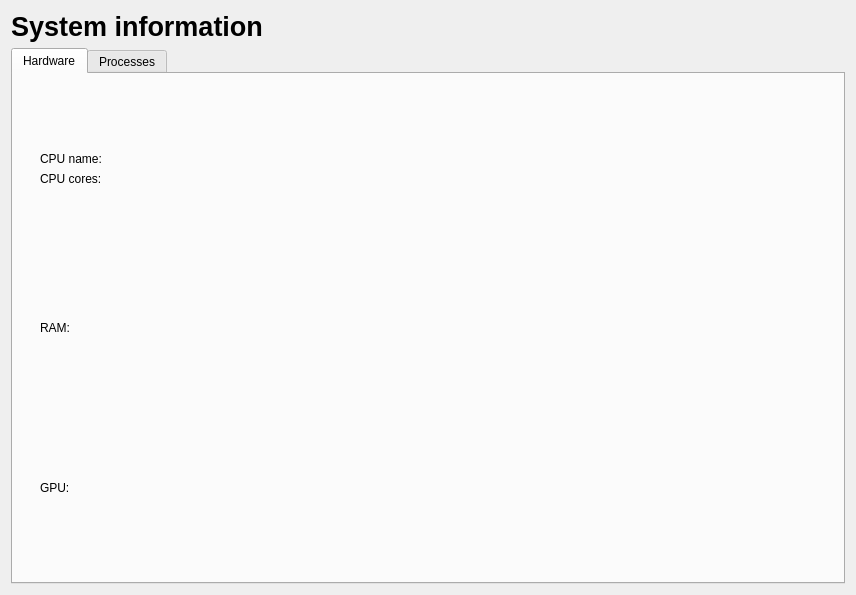
<?xml version="1.0" encoding="UTF-8"?>
<ui version="4.0">
 <class>SysInfo</class>
 <widget class="QWidget" name="SysInfo">
  <property name="geometry">
   <rect>
    <x>0</x>
    <y>0</y>
    <width>856</width>
    <height>595</height>
   </rect>
  </property>
  <property name="windowTitle">
   <string>Form</string>
  </property>
  <layout class="QVBoxLayout" name="verticalLayout">
   <item>
    <widget class="QLabel" name="title">
     <property name="minimumSize">
      <size>
       <width>0</width>
       <height>0</height>
      </size>
     </property>
     <property name="maximumSize">
      <size>
       <width>16777215</width>
       <height>50</height>
      </size>
     </property>
     <property name="font">
      <font>
       <pointsize>20</pointsize>
       <bold>true</bold>
      </font>
     </property>
     <property name="text">
      <string>System information</string>
     </property>
    </widget>
   </item>
   <item>
    <widget class="QTabWidget" name="content">
     <property name="currentIndex">
      <number>0</number>
     </property>
     <widget class="QWidget" name="hardware">
      <attribute name="title">
       <string>Hardware</string>
      </attribute>
      <layout class="QHBoxLayout" name="horizontalLayout">
       <item>
        <widget class="QWidget" name="info" native="true">
         <layout class="QVBoxLayout" name="verticalLayout_3">
          <item>
           <widget class="QWidget" name="cpu_info" native="true">
            <layout class="QVBoxLayout" name="verticalLayout_4">
             <item>
              <spacer name="verticalSpacer">
               <property name="orientation">
                <enum>Qt::Orientation::Vertical</enum>
               </property>
               <property name="sizeHint" stdset="0">
                <size>
                 <width>20</width>
                 <height>40</height>
                </size>
               </property>
              </spacer>
             </item>
             <item>
              <widget class="QLabel" name="cpu_name">
               <property name="text">
                <string>CPU name:</string>
               </property>
              </widget>
             </item>
             <item>
              <widget class="QLabel" name="cpu_core_count">
               <property name="text">
                <string>CPU cores:</string>
               </property>
              </widget>
             </item>
             <item>
              <spacer name="verticalSpacer_2">
               <property name="orientation">
                <enum>Qt::Orientation::Vertical</enum>
               </property>
               <property name="sizeHint" stdset="0">
                <size>
                 <width>20</width>
                 <height>40</height>
                </size>
               </property>
              </spacer>
             </item>
            </layout>
           </widget>
          </item>
          <item>
           <widget class="QWidget" name="ram_info" native="true">
            <layout class="QVBoxLayout" name="verticalLayout_5">
             <item>
              <spacer name="verticalSpacer_3">
               <property name="orientation">
                <enum>Qt::Orientation::Vertical</enum>
               </property>
               <property name="sizeHint" stdset="0">
                <size>
                 <width>20</width>
                 <height>40</height>
                </size>
               </property>
              </spacer>
             </item>
             <item>
              <widget class="QLabel" name="ram_amount">
               <property name="text">
                <string>RAM:</string>
               </property>
              </widget>
             </item>
             <item>
              <spacer name="verticalSpacer_4">
               <property name="orientation">
                <enum>Qt::Orientation::Vertical</enum>
               </property>
               <property name="sizeHint" stdset="0">
                <size>
                 <width>20</width>
                 <height>40</height>
                </size>
               </property>
              </spacer>
             </item>
            </layout>
           </widget>
          </item>
          <item>
           <widget class="QWidget" name="gpu_info" native="true">
            <layout class="QVBoxLayout" name="verticalLayout_6">
             <item>
              <spacer name="verticalSpacer_5">
               <property name="orientation">
                <enum>Qt::Orientation::Vertical</enum>
               </property>
               <property name="sizeHint" stdset="0">
                <size>
                 <width>20</width>
                 <height>40</height>
                </size>
               </property>
              </spacer>
             </item>
             <item>
              <widget class="QLabel" name="gpu_name">
               <property name="text">
                <string>GPU:</string>
               </property>
              </widget>
             </item>
             <item>
              <spacer name="verticalSpacer_6">
               <property name="orientation">
                <enum>Qt::Orientation::Vertical</enum>
               </property>
               <property name="sizeHint" stdset="0">
                <size>
                 <width>20</width>
                 <height>40</height>
                </size>
               </property>
              </spacer>
             </item>
            </layout>
           </widget>
          </item>
         </layout>
        </widget>
       </item>
       <item>
        <widget class="QWidget" name="monitors" native="true">
         <layout class="QVBoxLayout" name="verticalLayout_2">
          <item>
           <widget class="CPUGraph" name="cpu_graph" native="true"/>
          </item>
          <item>
           <widget class="RAMGraph" name="ram_graph" native="true"/>
          </item>
          <item>
           <widget class="GPUGraph" name="gpu_graph" native="true"/>
          </item>
         </layout>
        </widget>
       </item>
      </layout>
     </widget>
     <widget class="QWidget" name="processes">
      <attribute name="title">
       <string>Processes</string>
      </attribute>
     </widget>
    </widget>
   </item>
  </layout>
 </widget>
 <customwidgets>
  <customwidget>
   <class>CPUGraph</class>
   <extends>QWidget</extends>
   <header>archcentral.ui.graph</header>
   <container>1</container>
  </customwidget>
  <customwidget>
   <class>GPUGraph</class>
   <extends>QWidget</extends>
   <header>archcentral.ui.graph</header>
   <container>1</container>
  </customwidget>
  <customwidget>
   <class>RAMGraph</class>
   <extends>QWidget</extends>
   <header>archcentral.ui.graph</header>
   <container>1</container>
  </customwidget>
 </customwidgets>
 <resources/>
 <connections/>
</ui>
